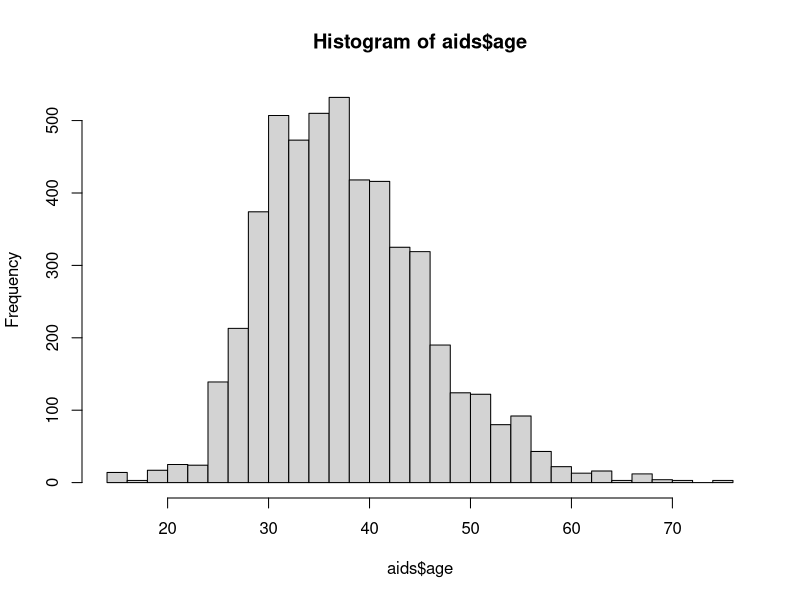
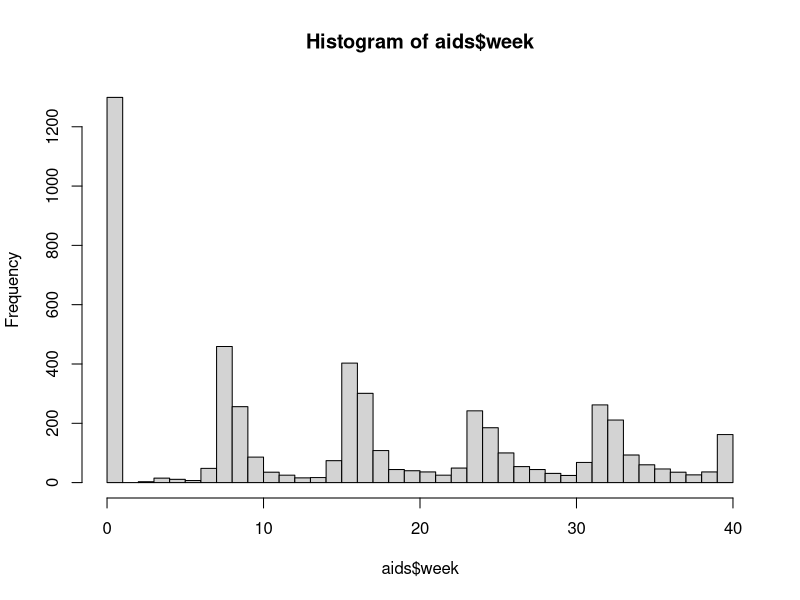
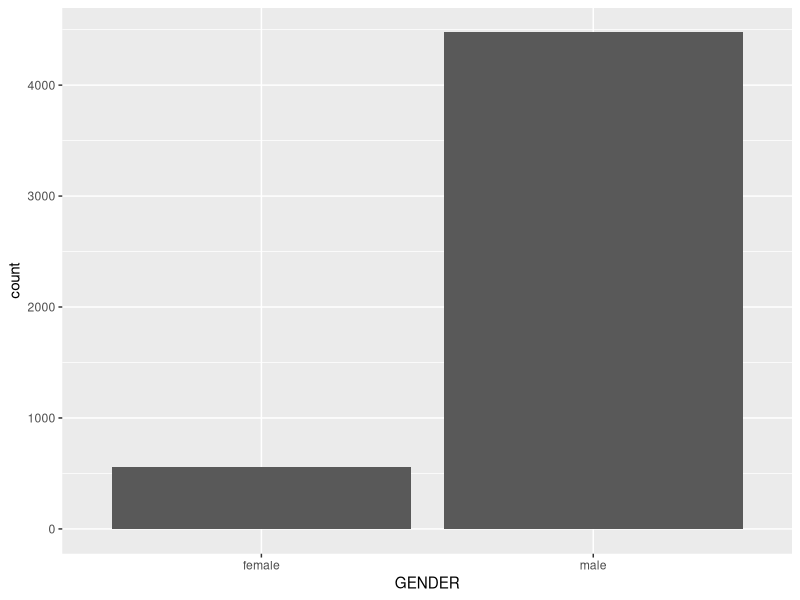
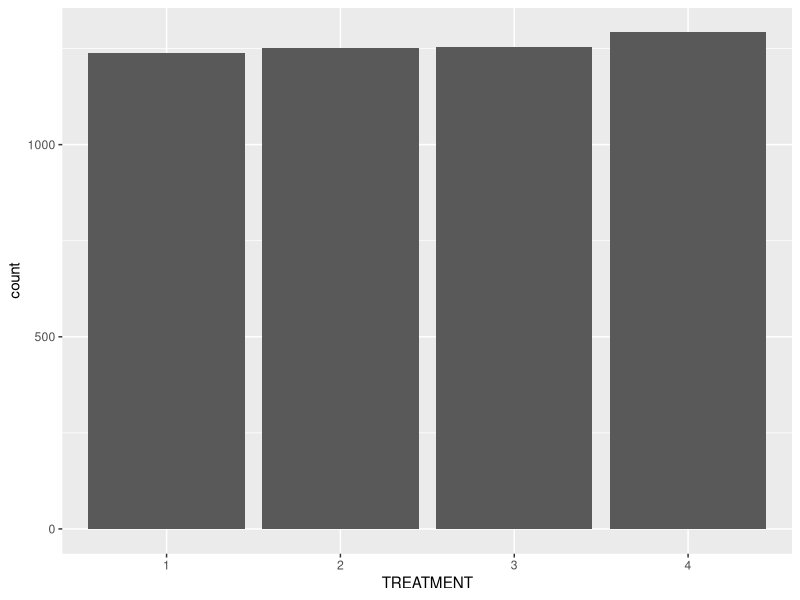

Write the R code that produced these figures, in order. (Note: this script raises an error after producing the figures.)
library(tidyverse)
library(nlme)
library(mgcv)
library(lme4)
library(geepack)



aids <- read.csv("aids.csv")

aids %>% 
  count()


hist(aids$age, breaks=26)

aids %>%
  summarize(variable = "age", mean_age = mean(age), st_dev_age = sd(age), min_age = min(age), max_age = max(age))


hist(aids$week, breaks=40)

aids %>%
  summarize(variable = "week", mean_week = mean(week), st_dev_week = sd(week), min_week = min(week), max_week = max(week))




aids %>% 
  ggplot(aes(x = factor(gender))) +
  geom_bar() +
  labs(x = "GENDER")

aids %>%
  count(gender)

aids %>% 
  ggplot(aes(x = factor(treatment))) +
  geom_bar() +
  labs(x = "TREATMENT")

aids %>%
  count(treatment)

summary(aids)


summarize(aids, mean_)

aids <- aids %>%
  mutate(treatment = factor(treatment))

aids <- aids %>% 
  mutate(week_sqr = week^2) %>% 
  relocate(week_sqr, .after = week)


model_quadratic <- lme(log_cd4 ~ treatment * week + treatment * week_sqr + age + gender,
                         data = aids,
                         random = ~ week + week_sqr | id,
                         method = "REML")

summary(model_quadratic)



res_population <- residuals(model_quadratic, type = "response", level = 0)

tibble(r_star = res_population) %>% 
  ggplot(aes(x = r_star)) +
  geom_histogram(aes(y = stat(density)), bins = 14, color = "black", fill = "gray") +
  geom_function(fun = dnorm, color = "blue") +
  labs(x = "Residuals", y = "Density")

tibble(r_star = res_population) %>% 
  ggplot(aes(sample = r_star)) +
  geom_qq_line(color = "blue") +
  geom_qq(shape = 1) +
  labs(x = "Quantiles of Standard Normal", y = "Quantiles of Untransformed Residuals")


Sigma_i <- extract.lme.cov(model_quadratic, aids)
L_i <- t(chol(Sigma_i)) #block matrix of lower triangular Cholesky factors
res_transformed <- solve(L_i) %*% res_population

tibble(r_star = res_transformed) %>% 
  ggplot(aes(x = r_star)) +
  geom_histogram(aes(y = stat(density)), bins = 14, color = "black", fill = "gray") +
  geom_function(fun = dnorm, color = "blue") +
  labs(x = "Residuals", y = "Density")


tibble(r_star = res_transformed) %>% 
  ggplot(aes(sample = r_star)) +
  geom_qq_line(color = "blue") +
  geom_qq(shape = 1) +
  labs(x = "Quantiles of Standard Normal", y = "Quantiles of Transformed Residuals")


mu_hat <- fitted(model_quadratic, level = 0)
mu_hat_transformed <- solve(L_i) %*% mu_hat
abs_res_transformed <- abs(res_transformed)

tibble(x = mu_hat, y = res_population) %>% 
  ggplot(aes(x = x, y = y)) +
  geom_hline(yintercept = 0, linetype = "dashed") +
  geom_point(shape = 1) +
  geom_smooth(method = "loess", se = FALSE) +
  labs(x = "Untransformed Predicted Value", y = "Untransformed Residual")


tibble(x = mu_hat_transformed, y = res_transformed) %>% 
  ggplot(aes(x = x, y = y)) +
  geom_hline(yintercept = 0, linetype = "dashed") +
  geom_point(shape = 1) +
  geom_smooth(method = "loess", se = FALSE) +
  labs(x = "Transformed Predicted Value", y = "Transformed Residual")



tibble(x = mu_hat_transformed, y = abs_res_transformed) %>% 
  ggplot(aes(x = x, y = y)) +
  geom_hline(yintercept = 0.8, linetype = "dashed") +
  geom_point(shape = 1) +
  geom_smooth(method = "loess", se = FALSE) +
  labs(x = "Transformed Predicted Value", y = "Absolute Transformed Residual")


time <- aids$week
time_transformed <- solve(L_i) %*% time


tibble(x = time_transformed, y = abs_res_transformed) %>% 
  ggplot(aes(x = x, y = y)) +
  geom_hline(yintercept = 0.8, linetype = "dashed") +
  geom_point(shape = 1) +
  geom_smooth(method = "loess", se = FALSE) +
  labs(x = "Transformed Time", y = "Absolute Transformed Residual")



Variogram(model_quadratic,
          data = aids,
          form = ~ week | id,
          resType = "normalized") %>% 
  as_tibble() %>% 
  ggplot(aes(x = dist, y = variog)) +
  geom_hline(yintercept = 1, linetype = "dashed") +
  geom_point(shape = 1) +
  geom_smooth(method = "loess", se = FALSE, span = 0.3)


aids <- aids %>% 
  mutate(cd4_count = round(exp(log_cd4) - 1))


model1 <- glmer(cd4_count ~ treatment * week + treatment * week_sqr + age + gender + (1 | id),
                data = aids,
                family = poisson, 
                control = glmerControl(tol = 1e-12),
                nAGQ = 0, 
                na.action = na.omit)

summary(model1)

res_population <- residuals(model1, type = "response", level = 0)


tibble(r_star = res_population) %>% 
  ggplot(aes(x = r_star)) +
  geom_histogram(aes(y = stat(density)), bins = 200, color = "black", fill = "gray") +
  geom_function(fun = dnorm, color = "blue") +
  labs(x = "Residuals", y = "Density")

tibble(r_star = res_population) %>% 
  ggplot(aes(sample = r_star)) +
  geom_qq_line(color = "blue") +
  geom_qq(shape = 1) +
  labs(x = "Quantiles of Standard Normal", y = "Quantiles of Untransformed Residuals")


model_quadratic_reduced <- lme(log_cd4 ~ week + age + treatment : week + treatment : week_sqr,
                       data = aids,
                       random = ~ week + week_sqr | id,
                       method = "REML")

summary(model_quadratic_reduced)


library(tidyr)


curve(-0.000116 *x^2 + -0.0127 * x , 0, 40)
abline(curve(-0.000261 *x^2 + 0.00738 * x , 0, 40))
